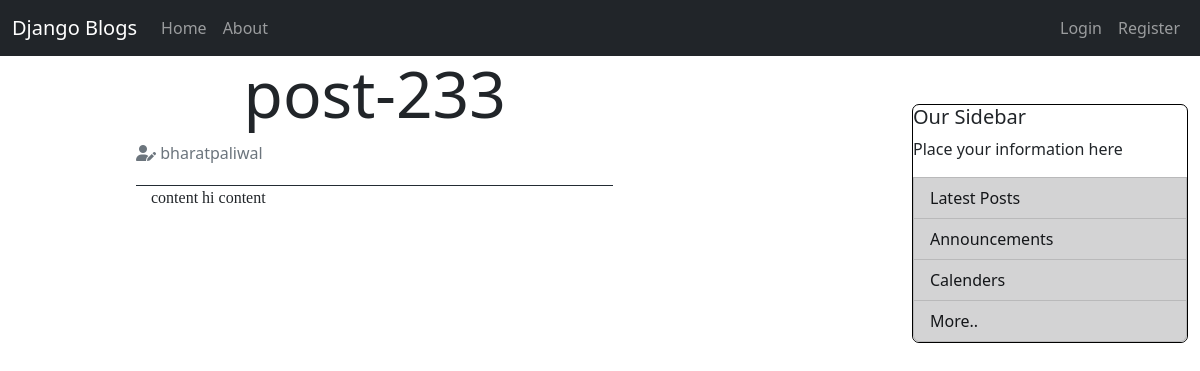
The page /post/13/ on the database its author committed.
### blog/models.py (models this page shows, shortened)
class Post(models.Model):
  title = models.CharField(max_length=100)
  content = models.TextField()
  date_posted = models.DateTimeField(default=timezone.now)
  author = models.ForeignKey(User,on_delete=models.CASCADE)

### blog/views.py (the view)
# urls.py: path("post/<int:pk>/",PostDetailView.as_view(),name="Post_details"),
class PostDetailView(DetailView):
  model = Post

### blog/templates/blog/post_detail.html (shortened to what this page needs)
{% extends "blog/base.html" %}
  {% block content %}
  <div class="container">
    <div class="row">
      <article class='col-12 col-sm-8'>
        <h1 class="display-3 text-center">
          <span class="bold"> {{ object.title }} </span>
        </h1>
        <p class="fs-6 text-muted"> <span> <i class="fas fa-user-edit"></i> </span>  {{ object.author }}</p>
        <p style="font-family:'Times New Roman',serif; padding-left: 15px; margin-top: 20px; border-top: 1px solid #232c34;">
          {{object.content}}
        </p>
      </article>
    </div>
  </div>
  {% endblock content %}

### rows shown on the page
Post: title "post-233", author "bharatpaliwal", content "content hi content"
